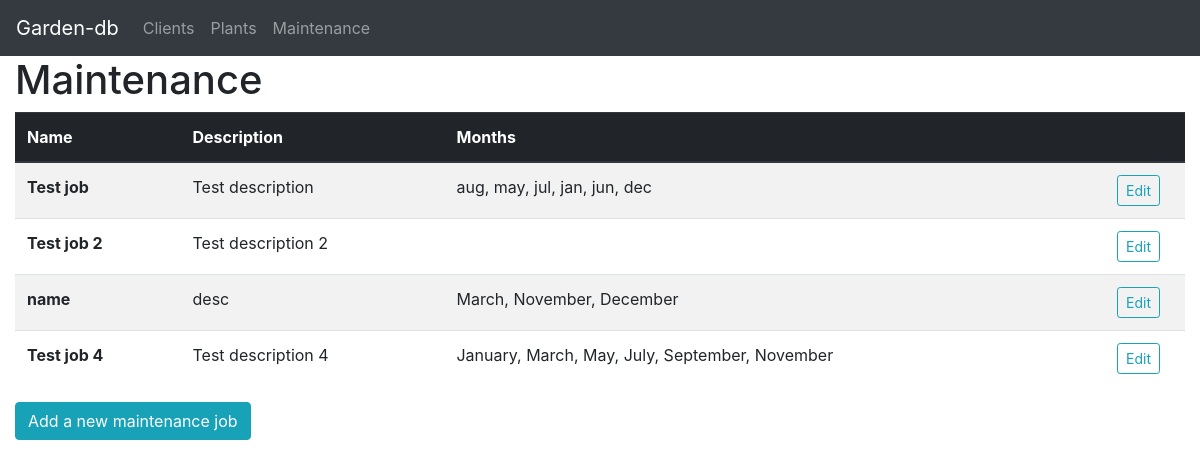
/maintenance, run on an earlier commit of the app's database.
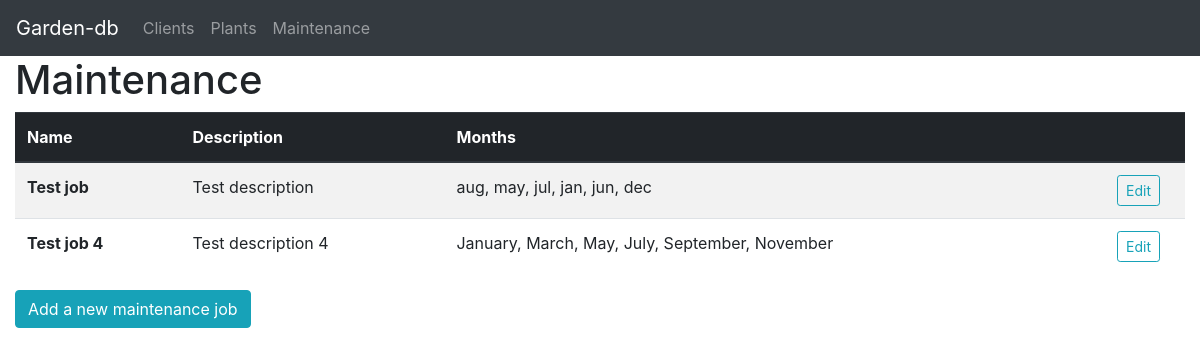
And on a later commit of the database.
### tables this page shows
CREATE TABLE jobs (mid INTEGER PRIMARY KEY, name TEXT, description TEXT, months TEXT);

### app.py (the view, shortened to what this page needs)
@app.route("/maintenance", methods=["GET", "POST"])
def jobs():
    return render_template("maintenance.html", data=dbc.load_sql_job_data(), month_list=months)

### dbc/__init__.py (called while the page is built)
def select_jobs(mid=None):
    with DBConnection() as c:
        if mid is not None:
            c.execute("SELECT * FROM jobs WHERE mid=?", (mid,))
        else:
            c.execute("SELECT * FROM jobs")
        return c.cur.fetchall()

def load_sql_job_data(mid=None):
    return [Maintenance(row[1], row[2], eval(row[3]), row[0]) for row in select_jobs(mid)]

    def __exit__(self, *args):
        self.con.commit()
        self.con.close()
        self.con = None
        self.cur = None

    def execute(self, *args):
        self.cur.execute(*args)

### templates/maintenance.html (shortened to what this page needs)
{% extends "page.html" %}
{% set title = "Maintenance" %}
{% set pagetype = "maintenance job" %}
{% block thead %}
<th scope="col">Name</th>
<th scope="col">Description</th>
<th scope="col">Months</th>
<th scope="col" style="width: 80px"></th>
{% endblock %}
{% block tbody %}
{% for job in data %}
<tr>
    <th scope="row">{{ job.name }}</th>
    <td>{{ job.description }}</td>
    <td>{{ ', '.join(job.months) }}</td>
    <td><button type="button" class="btn btn-outline-info btn-sm" data-toggle="modal"
                id="edit-job-{{ job.id }}" data-target="#popup-div-edit-{{ job.id }}">Edit</button></td>
</tr>
{% endfor %}
{% endblock %}

What changed in the data, as far as the page shows it:
removed jobs: name "Test job 2", description "Test description 2"
removed jobs: name "name", description "desc", months "March, November, December"
